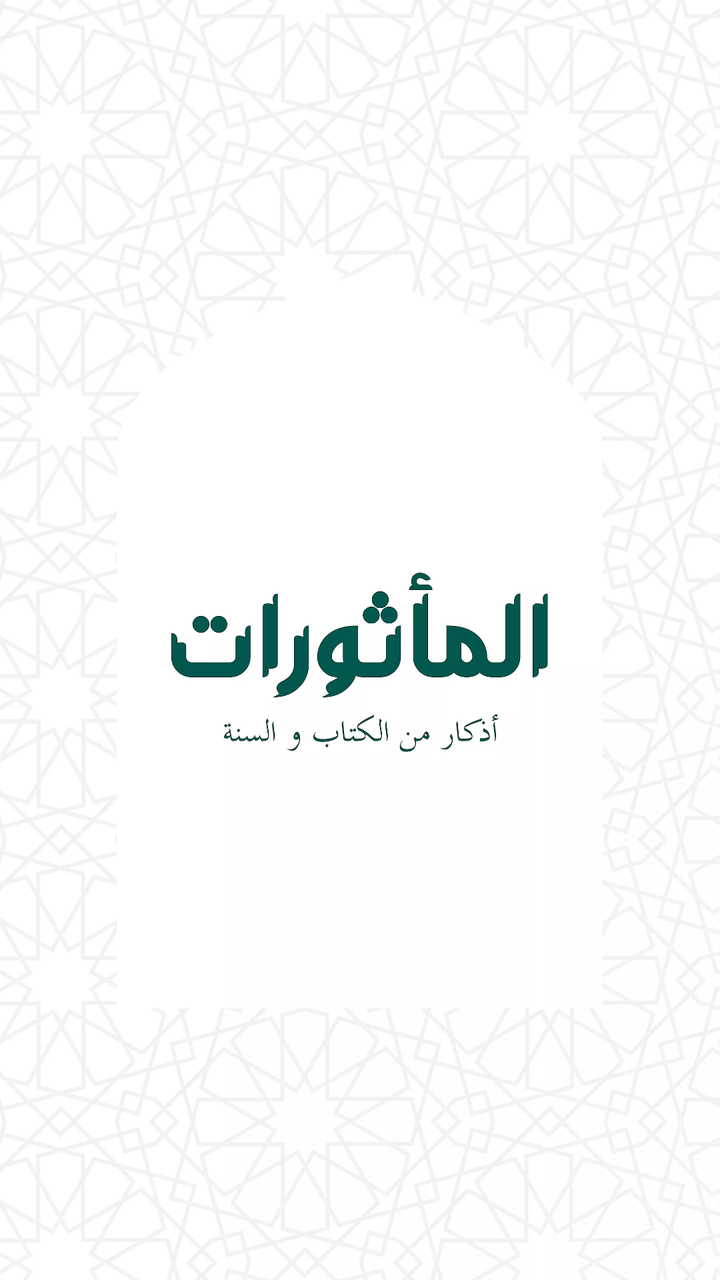
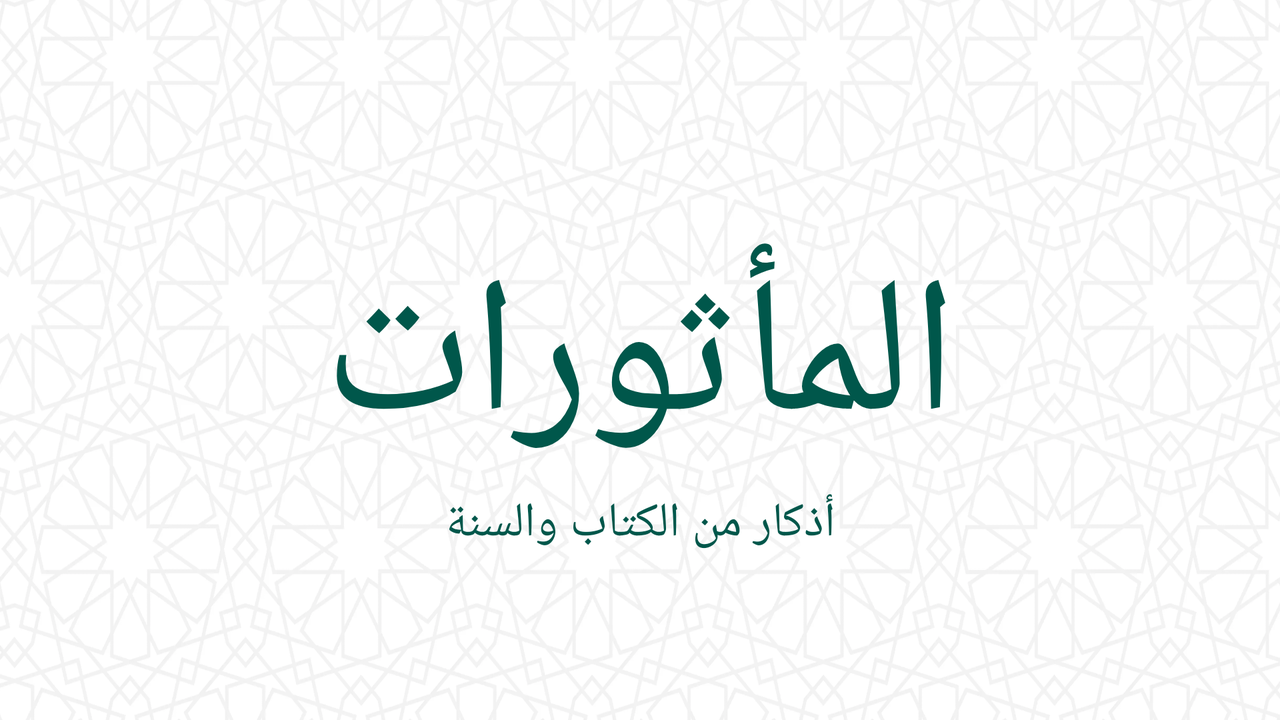

Two renders of one Android screen. The first uses the default layout on a phone; the second uses the alternative layout the repository ships for a different screen configuration, on a matching device. The two XML files are below.
<!-- AndroidManifest.xml: application theme AppTheme -->
<!-- res/layout/activity_splash_screen.xml -->
<?xml version="1.0" encoding="utf-8"?>
<androidx.constraintlayout.widget.ConstraintLayout xmlns:android="http://schemas.android.com/apk/res/android"
    xmlns:app="http://schemas.android.com/apk/res-auto"
    xmlns:tools="http://schemas.android.com/tools"
    android:layout_width="match_parent"
    android:layout_height="match_parent"
    android:background="@color/white"
    tools:context=".ui.SplashScreenActivity">

    <ImageView
        android:id="@+id/splash_imageView"
        android:scaleType="centerCrop"
        android:layout_width="wrap_content"
        android:layout_height="wrap_content"
        app:layout_constraintBottom_toBottomOf="parent"
        app:layout_constraintEnd_toEndOf="parent"
        app:layout_constraintStart_toStartOf="parent"
        app:layout_constraintTop_toTopOf="parent"
        android:src="@drawable/splash_screen_light"
        tools:ignore="ContentDescription" />
</androidx.constraintlayout.widget.ConstraintLayout>
<!-- resources referenced by this layout -->
<resources>
  <color name="white">#FFFFFF</color>
  <!-- drawable splash_screen_light: webp bitmap (drawable-hdpi, 55208 bytes) -->
  <style name="AppTheme" parent="Theme.MaterialComponents.Light.DarkActionBar">
          
          <item name="colorPrimary">@color/colorPrimary</item>
          <item name="colorPrimaryDark">@color/colorPrimaryDark</item>
          <item name="colorAccent">@color/colorAccent</item>
      </style>
  <color name="colorPrimary">#008577</color>
  <color name="colorPrimaryDark">#00574B</color>
  <color name="colorAccent">#FF5722</color>
</resources>
<!-- res/layout-land/activity_splash_screen.xml (the repository's variant of the layout above) -->
<!-- drawn on the phone turned sideways -->
<?xml version="1.0" encoding="utf-8"?>
<androidx.constraintlayout.widget.ConstraintLayout xmlns:android="http://schemas.android.com/apk/res/android"
    xmlns:app="http://schemas.android.com/apk/res-auto"
    xmlns:tools="http://schemas.android.com/tools"
    android:layout_width="match_parent"
    android:layout_height="match_parent"
    android:background="@drawable/background_land"
    tools:context=".ui.SplashScreenActivity">


    <TextView
        android:id="@+id/main_text"
        android:fontFamily="@font/khebrat"
        android:textColor="@color/colorPrimaryDark"
        android:textSize="96sp"
        android:layout_width="wrap_content"
        android:layout_height="wrap_content"
        android:text="@string/maathuraat_ar"
        app:layout_constraintBottom_toBottomOf="parent"
        app:layout_constraintEnd_toEndOf="parent"
        app:layout_constraintStart_toStartOf="parent"
        app:layout_constraintTop_toTopOf="parent" />

    <TextView
        android:id="@+id/details_text"
        android:layout_width="wrap_content"
        android:layout_height="wrap_content"
        android:text="@string/adhkaar_ar"
        android:fontFamily="@font/tajawal"
        android:textSize="24sp"
        android:textColor="@color/colorPrimaryDark"
        app:layout_constraintEnd_toEndOf="@+id/main_text"
        app:layout_constraintStart_toStartOf="@+id/main_text"
        app:layout_constraintTop_toBottomOf="@+id/main_text" />
</androidx.constraintlayout.widget.ConstraintLayout>
<!-- resources referenced by the variant -->
<!-- as the phone turned sideways resolves them -->
<resources>
  <color name="colorPrimaryDark">#00574B</color>
  <!-- drawable background_land: webp bitmap (drawable-hdpi, 58762 bytes) -->
  <string name="adhkaar_ar">أذكار من الكتاب والسنة</string>
  <string name="maathuraat_ar">المأثورات</string>
  <style name="AppTheme" parent="Theme.MaterialComponents.Light.DarkActionBar">
          
          <item name="colorPrimary">@color/colorPrimary</item>
          <item name="colorPrimaryDark">@color/colorPrimaryDark</item>
          <item name="colorAccent">@color/colorAccent</item>
      </style>
  <color name="colorPrimary">#008577</color>
  <color name="colorAccent">#FF5722</color>
</resources>
